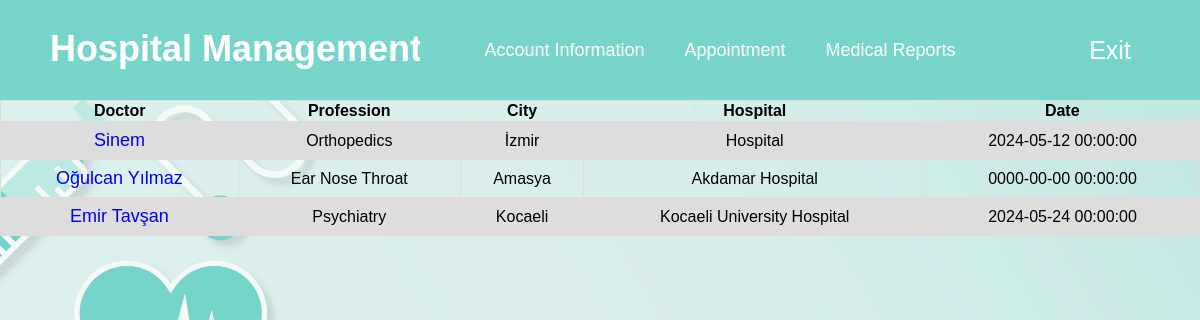
/appointment.php (signed in), run on the app's committed database.
### tables this page shows
CREATE TABLE `appointments` (
  `appointment_id` int(11) NOT NULL,
  `patient_id` int(11) DEFAULT NULL,
  `appointment_date` datetime DEFAULT NULL,
  `appointment_city` varchar(255) DEFAULT NULL,
  `appointment_hospital` varchar(255) DEFAULT NULL,
  `appointment_doctor_id` int(11) DEFAULT NULL,
  `appointment_profession` varchar(255) DEFAULT NULL
);

CREATE TABLE `doctors` (
  `id` bigint(20) NOT NULL,
  `doctor_id` int(11) NOT NULL,
  `name_surname` varchar(255) DEFAULT NULL,
  `birth_date` date DEFAULT NULL,
  `gender` varchar(20) DEFAULT NULL,
  `profession` varchar(255) DEFAULT NULL,
  `hospital` varchar(255) DEFAULT NULL,
  `doctor_password` varchar(255) NOT NULL
);

### appointment.php (the view, shortened to what this page needs)
<?php
include 'header.php';
?>
<!DOCTYPE html>
<html lang="en">
<head>
</head>
<body>
<table>
    <?php
        if($_SESSION['user_type']=='patient')
        {
            $query_appointment= $db->prepare("SELECT * FROM appointments
            JOIN patients ON appointments.patient_id = patients.patient_id WHERE patients.patient_id=:patient_id");
            $query_appointment->execute([
            'patient_id' => $_SESSION['user_id']
            ]);
    ?>
      <tr>
        <th>Doctor</th>
        <th>Profession</th>
        <th>City</th>
        <th>Hospital</th>
        <th>Date</th>
    </tr>
    <?php
        while ($pull_appointment = $query_appointment->fetch(PDO::FETCH_ASSOC))
         {
    ?>
    <tr>
    <?php
        $query_doctors= $db->prepare("SELECT * FROM doctors WHERE doctor_id=:doctor_id");
        $query_doctors->execute([
            'doctor_id' => $pull_appointment['appointment_doctor_id']
        ]);
        $doctor_data = $query_doctors->fetch(PDO::FETCH_ASSOC);
        ?>
        <td><a href="accountDoctor.php?doctor_id=<?php echo $doctor_data['doctor_id']; ?>"><?php echo $doctor_data['name_surname']; ?></a></td>
        <td><?php echo $pull_appointment['appointment_profession']; ?></td>
        <td><?php echo $pull_appointment['appointment_city']; ?></td>
        <td><?php echo $pull_appointment['appointment_hospital']; ?></td>
        <td><?php echo $pull_appointment['appointment_date']; ?></td>
    </tr>
    <?php
    }}
    ?>
    </table>
</body>
</html>

### style.css (style rules this page uses)
body { padding: 0; margin: 0; font-family: 'helvetica', sans-serif; text-align: center; background-image: url('design/backgroundImage.jpg'); background-repeat: no-repeat; background-position: center center; background-attachment: fixed; background-size: cover; }
::placeholder { font: 25px; text-align: center; }
a { font-size: 18px; color: (100, 100, 100); }
a { text-decoration: none; }
table { font-family: Arial, Helvetica, sans-serif; border-collapse: collapse; width: 100%; }
td, tr { border: 1px solid #dddddd; text-align: center; padding: 8px; }
tr:nth-child(even) { background: #dddddd; }

### header.php (style rules this page uses)
body { padding: 0; margin: 0; font-family: 'helvetica', sans-serif; text-align: center; background-image: url('design/backgroundImage.jpg'); background-repeat: no-repeat; background-position: center center; background-attachment: fixed; background-size: cover; }

### data on the page
appointments: doctors.name_surname "Sinem", appointment_profession "Orthopedics", appointment_city "İzmir", appointment_hospital "Hospital", appointment_date "2024-05-12 00:00:00"
appointments: doctors.name_surname "Oğulcan Yılmaz", appointment_profession "Ear Nose Throat", appointment_city "Amasya", appointment_hospital "Akdamar Hospital", appointment_date "0000-00-00 00:00:00"
appointments: doctors.name_surname "Emir Tavşan", appointment_profession "Psychiatry", appointment_city "Kocaeli", appointment_hospital "Kocaeli University Hospital", appointment_date "2024-05-24 00:00:00"
